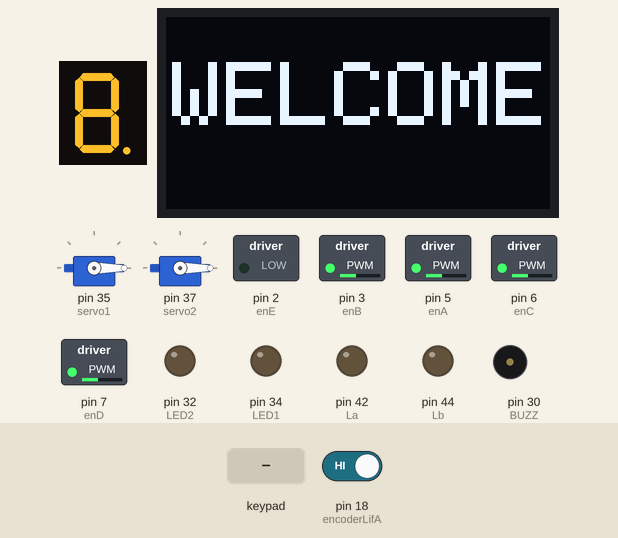
The sketch below on a simulated Arduino Mega 2560, built with avr-gcc and run on an emulated ATmega2560. Parts: 1-digit seven-segment display, 128×64 one-colour display, 2 × servo, switched loads named in the sketch (green lamp = pin HIGH), output pins drawn as LEDs (lit = HIGH), buzzer (waves = sounding, pin HIGH). Wiring (inferred from the names in the program): 1-digit 7-segment display, segments lit when LOW: segments pin 22, pin 24, pin 26, pin 28, pin 52, pin 50, pin 48, pin 46. The test bench sets the inputs (shaded band); at power-on: pin 18 (encoderLifA) HIGH. The segment pins are drawn as the display they are named for; pins used as bus, display or sensor lines are not drawn; what the sketch prints to the serial monitor is not drawn.

Above: at 1.2 s.
1.3 s: key '-' pressed
At 2.3 s:
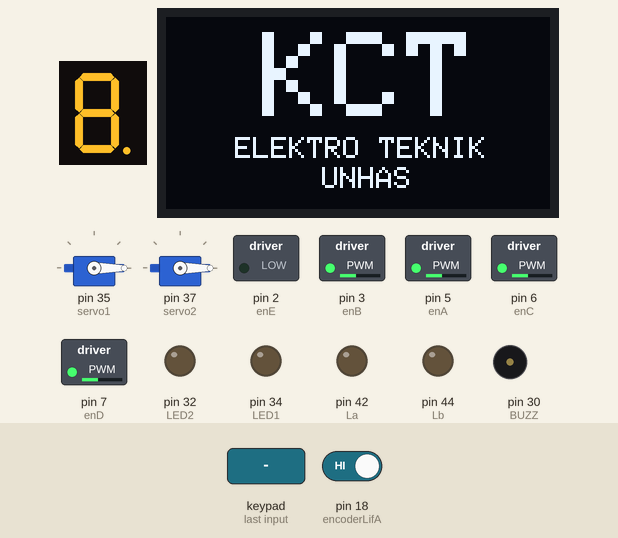
2.8 s: key 'U' pressed
At 3.9 s:
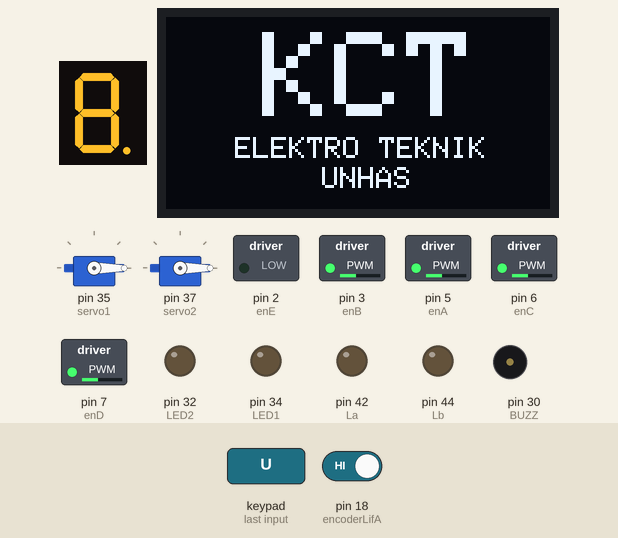
4.3 s: key 'D' pressed
At 4.52 s:
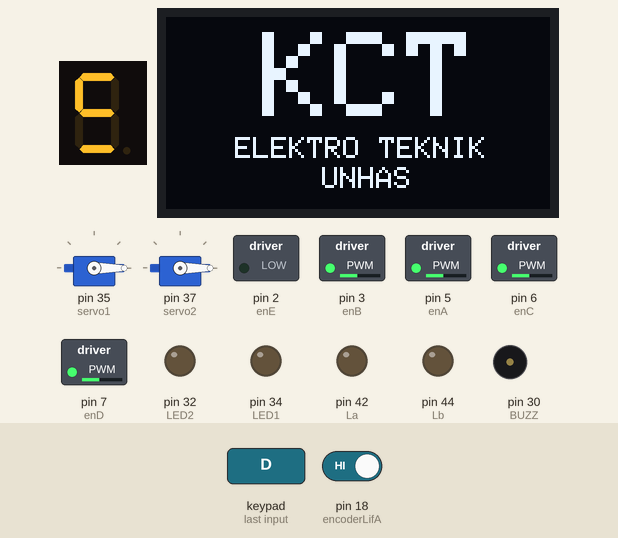
6.2 s: key 'L' pressed
At 6.44 s:
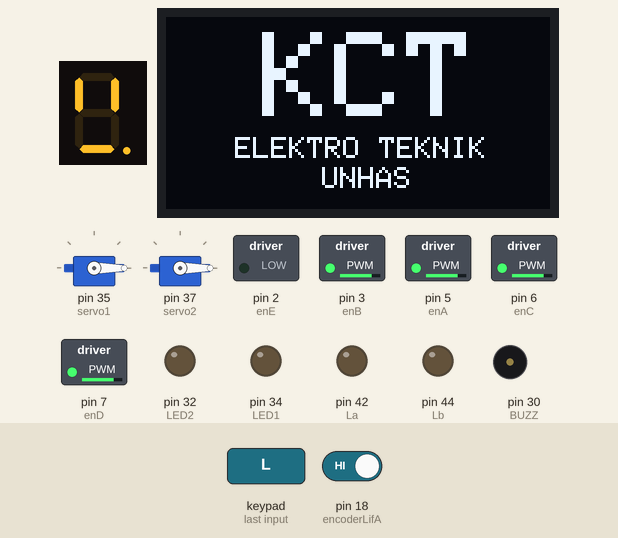
8.1 s: key 'R' pressed
At 8.31 s:
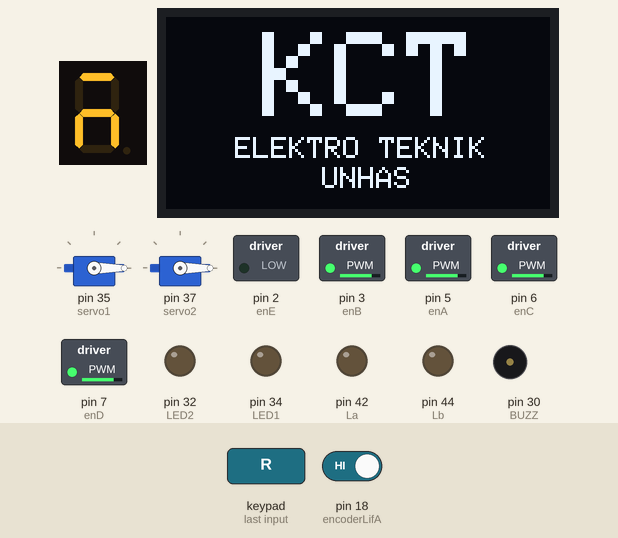
10.0 s: key 'X' pressed
At 10.22 s:
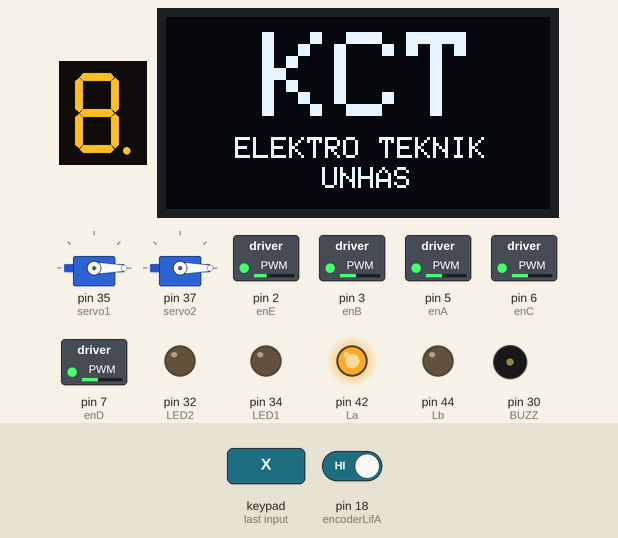
Timing chart, 0 to 12.9 s (numbered marks = the images above; inputs shaded):
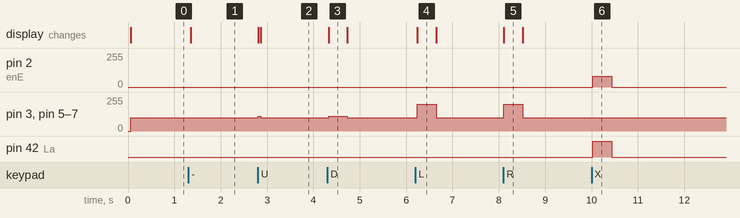

The sketch:

krtmi2.ino
```cpp
#include <Adafruit_GFX.h>
#include <Adafruit_GrayOLED.h>
#include <Adafruit_SPITFT.h>
#include <Adafruit_SPITFT_Macros.h>
#include <gfxfont.h>

#include <PS2X_lib.h>
#include <Servo.h>
PS2X ps2x;
Servo servo1;
Servo servo2;

//OLED
#include <Wire.h>
#include <Adafruit_GFX.h>
#include <Adafruit_SH1106.h>
#define OLED_RESET -1
Adafruit_SH1106 display(OLED_RESET);

//ps2
int error;
int capit = 0;
int rotasi = 0;
byte type = 0;
byte vibrate = 0;

//Motor
#define a 22  //Depan 41
#define b 24 //Depan 43
#define c 26  //Depan 45
#define d 28  //Depan47
#define enA 5 //Depan6
#define enB 3 //Depan7

#define e 52  //Belakang40
#define f 50  //Belakang42
#define g 48  //Belakang44
#define h 46  //Belakang46
#define enC 6 //Belakang2
#define enD 7 //Belakang3

//lifter
#define La 42
#define Lb 44
#define enE 2
const int encoderLifA = 18;
const int encoderLifB = 23;
long pulse_count;

//LED
#define LED1 34//LED1
#define LED2 32//LED2

//BUZZ
#define BUZZ 30//BUZZ
void setup()
{

  Serial.begin(57600);
  Serial.println("STRT");
  display.begin(SH1106_SWITCHCAPVCC, 0x3C);

  while (true) {
    error = ps2x.config_gamepad(13, 11, 10, 12, true, true);
    Serial.println("Error = " + String(error));
    if (error == 0){break;}
    else if (error == 1){Serial.println("No controller found");}
    else if (error > 1){ Serial.println("Controller found but not accepting commands");}
  }
    Serial.println("Found Controller, configured successful");
//OLED
  display.clearDisplay(); /* Clear display */
  display.setTextColor(WHITE);
  display.setTextSize(3); /* Select font size of text. Increases with size of argument. */
  display.setCursor(2,15);
  display.println("WELCOME");
  display.display();

  //Motor
  pinMode(a, OUTPUT);  pinMode(b, OUTPUT);  pinMode(c, OUTPUT);  pinMode(d, OUTPUT);
  pinMode(enA, OUTPUT); pinMode(enB, OUTPUT);

  pinMode(e, OUTPUT);  pinMode(f, OUTPUT);  pinMode(g, OUTPUT);  pinMode(h, OUTPUT);
  pinMode(enC, OUTPUT); pinMode(enD, OUTPUT);

  pinMode(La, OUTPUT); pinMode(Lb, OUTPUT); pinMode(enE, OUTPUT);

  //encoder lifter
  pinMode(encoderLifA, INPUT_PULLUP);
  pinMode(encoderLifB, INPUT_PULLUP);
  attachInterrupt(digitalPinToInterrupt(encoderLifA),pulse, RISING);

//Servo
  servo1.attach(35);
  servo2.attach(37);
  servo1.write(0);
  servo2.write(0);

//LED DAN BUZZ
  pinMode(LED1, OUTPUT); pinMode(LED2, OUTPUT); pinMode(BUZZ, OUTPUT);
}

void loop() {

  if (error == 1)
    return;

  else { //DualShock Controller
    gayaBatu();
    Lbatu();

    ps2x.read_gamepad(false, vibrate);
    if (ps2x.ButtonPressed(PSB_PAD_UP)) {
      Serial.print("Up");
      maju();
    }
    if (ps2x.Button(PSB_PAD_RIGHT)) {
      Serial.print("Right");
      kanan();
    }
    if (ps2x.Button(PSB_PAD_LEFT)) {
      Serial.print("LEFT");
      kiri();
      }
    }
    if (ps2x.Button(PSB_PAD_DOWN)) {
      Serial.print("DOWN");
      mundur();
    }
    //////////////////////////////////////////////////////////////////////////////////////////////////////////////////////
    if ( (ps2x.Analog(PSS_LY) < 55) && (ps2x.Analog(PSS_LX) > 98) && (ps2x.Analog(PSS_LX) < 158))                  //MAJU LEFT
    {
      maju();
      Serial.println("Maju");
    }
    if ( (ps2x.Analog(PSS_LY) > 200) && (ps2x.Analog(PSS_LX) > 98) && (ps2x.Analog(PSS_LX) < 158))                 //MUNDUR LEFT
    {
      mundur();
      Serial.println("Mundur");
    }
    if ( (ps2x.Analog(PSS_LY) > 60) && (ps2x.Analog(PSS_LY) < 200) && (ps2x.Analog(PSS_LX) > 200))                 //KANAN LEFT
    {
      kanan();
      Serial.println("Kanan");
    }
    if ( (ps2x.Analog(PSS_LY) > 60) && (ps2x.Analog(PSS_LY) < 200) && (ps2x.Analog(PSS_LX) < 55))                  //KIRI LEFT
    {
      kiri();
      Serial.println("Kiri");
    }
    /////////////////////////////////////////////////////////////////////////////////////////////////////////////////////
   if ( (ps2x.Analog(PSS_LY) < 55) && (ps2x.Analog(PSS_LX) > 200) )                  //SERONG KANAN ATAS LEFT
    {
      SerongKananAtas();
//      Serial.println("SerongKananAtas");
    }
   if ( (ps2x.Analog(PSS_LY) < 55) && (ps2x.Analog(PSS_LX) < 55) )                   //SERONG KIRI ATAS LEFT
    {
      SerongKiriAtas();
//      Serial.println("SerongKiriAtas");
    }
    if ( (ps2x.Analog(PSS_LY) > 200) && (ps2x.Analog(PSS_LX) < 55) )                  //SERONG KIRI BAWAH LEFT
    {
      SerongKiriBawah();
//      Serial.println("SerongKananBawah");
    }
    if ( (ps2x.Analog(PSS_LY) > 200) && (ps2x.Analog(PSS_LX) > 200) )                 //SERONG KANAN BAWAH LEFT
    {
      SerongKananBawah();
//      Serial.println("SerongKiriBawah");
    }
    /////////////////////////////////////////////////////////////////////////////////////////////////////////////////////
    if ( (ps2x.Analog(PSS_RY) > 98) && (ps2x.Analog(PSS_RY) < 158) && (ps2x.Analog(PSS_RX) > 200))                 //KANAN RIGHT
    {
      jam();
      Serial.println("JAM");
    }
        if ( (ps2x.Analog(PSS_RY) < 55) && (ps2x.Analog(PSS_RX) > 98) && (ps2x.Analog(PSS_RX) < 158))                  //MAJU LEFT
    {
      mutarBebas();
      Serial.println("Maju");
    }
    if ( (ps2x.Analog(PSS_RY) > 98) && (ps2x.Analog(PSS_RY) < 158) && (ps2x.Analog(PSS_RX) < 55))                  //KIRI RIGHT
    {
      balikjam();
      Serial.println("BalikJAM");
    }

    if (ps2x.ButtonPressed(PSB_L1))
    {
      Serial.print("L1");
      if (rotasi == 0) {
        servo1.write(0);
        rotasi = 1;
      }
      else {
        servo1.write(90);
        rotasi = 0;
      }
    }
    else if (ps2x.ButtonPressed(PSB_L2))
    {
    }
    if (ps2x.ButtonPressed(PSB_R1))
    {
      Serial.print("R1");
      if (capit == 0) {
        servo2.write(0);
        capit = 1;
       digitalWrite(LED1, HIGH);
       digitalWrite(LED2, HIGH);
       digitalWrite(BUZZ, HIGH);
      }
      else {
        servo2.write(50);
        capit = 0;
       digitalWrite(LED1, LOW);
       digitalWrite(LED2, LOW);
       digitalWrite(BUZZ, LOW);
//       while(pulse_count<=90)
//       {
//        Lnaik();
//       }
//        Lbatu();
//        pulse_count = 0;
      }
    }
    if (ps2x.Button(PSB_CROSS))
    {
      Serial.print("X");
        Lnaik();
    }
    if (ps2x.Button(PSB_CIRCLE))
    {
      Serial.print("O");
        Lturun();
    }

    if(ps2x.ButtonPressed(PSB_SQUARE)){
      //PERSEGI
      //Lnaik();
      while(pulse_count<=80)
       {
        Lnaik();
       }
        Lbatu();
        pulse_count = 0;
    }
    /* MODE LAMBAT MODE LAMBAT MODE LAMBAT MODE LAMBAT MODE LAMBAT MODE
 MODE LAMBAT MODE LAMBAT MODE LAMBAT MODE LAMBAT MODE LAMBAT MODE LAMBAT MODE LAMBAT*/
    //////////////////////////////////////////////////////////////////////////////////////////////////////////////////////
    if  (ps2x.Button(PSB_L2) && (ps2x.Analog(PSS_LY) < 55) && (ps2x.Analog(PSS_LX) > 98) && (ps2x.Analog(PSS_LX) < 158))                  //MAJU LEFT
    {
      lambatmaju();
      Serial.println("LAMaju");
    }
    if (ps2x.Button(PSB_L2) && (ps2x.Analog(PSS_LY) > 200) && (ps2x.Analog(PSS_LX) > 98) && (ps2x.Analog(PSS_LX) < 158))                 //MUNDUR LEFT
    {
      lambatmundur();
      Serial.println("LAMundur");
    }
    if (ps2x.Button(PSB_L2) && (ps2x.Analog(PSS_LY) > 98) && (ps2x.Analog(PSS_LY) < 158) && (ps2x.Analog(PSS_LX) > 200))                 //KANAN LEFT
    {
      lambatkanan();
      Serial.println("LAKanan");
    }
    if (ps2x.Button(PSB_L2) && (ps2x.Analog(PSS_LY) > 98) && (ps2x.Analog(PSS_LY) < 158) && (ps2x.Analog(PSS_LX) < 55))                  //KIRI LEFT
    {
      lambatkiri();
      Serial.println("LAKiri");
    }
    /////////////////////////////////////////////////////////////////////////////////////////////////////////////////////
//    if (ps2x.Button(PSB_R2) && (ps2x.Analog(PSS_LY) < 55) && (ps2x.Analog(PSS_LX) > 200) )                  //SERONG KANAN ATAS LEFT
//    {
//      LASerongKananAtas();
//      Serial.println("SerongKananAtas");
//    }
//    if (ps2x.Button(PSB_R2) && (ps2x.Analog(PSS_LY) < 55) && (ps2x.Analog(PSS_LX) < 55) )                   //SERONG KIRI ATAS LEFT
//    {
//      LASerongKiriAtas();
//      Serial.println("LASerongKiriAtas");
//    }
//    if (ps2x.Button(PSB_R2) && (ps2x.Analog(PSS_LY) > 200) && (ps2x.Analog(PSS_LX) < 55) )                  //SERONG KIRI BAWAH LEFT
//    {
//      LASerongKiriBawah();
//      Serial.println("LASerongKananBawah");
//    }
//    if (ps2x.Button(PSB_R2) && (ps2x.Analog(PSS_LY) > 200) && (ps2x.Analog(PSS_LX) > 200) )                 //SERONG KANAN BAWAH LEFT
//    {
//      LASerongKananBawah();
//      Serial.println("LASerongKiriBawah");
//
//    }
    if (ps2x.Button(PSB_L2) && (ps2x.Analog(PSS_RY) > 98) && (ps2x.Analog(PSS_RY) < 158) && (ps2x.Analog(PSS_RX) > 200))                 //KANAN RIGHT
    {
      lambatjam();
      Serial.println("LAJAM");
    }
    if (ps2x.Button(PSB_L2) && (ps2x.Analog(PSS_RY) > 98) && (ps2x.Analog(PSS_RY) < 158) && (ps2x.Analog(PSS_RX) < 55))                  //KIRI RIGHT
    {
      lambatbalikjam();
      Serial.println("LABalikJAM");
    }
    if(ps2x.ButtonPressed(PSB_SELECT)){
       Serial.println("KCT");
       display.clearDisplay(); /* Clear display */
       display.setTextColor(WHITE);
       display.setTextSize(4); /* Select font size of text. Increases with size of argument. */
       display.setCursor(32,5);
       display.println("KCT");
       display.setTextSize(1);
       display.setCursor(23,40);
       display.println("ELEKTRO TEKNIK");
       display.setCursor(52,50);
       display.println("UNHAS");
       display.display();
      }
     if(ps2x.ButtonPressed(PSB_START)){
      Serial.println("ELEKTRO");
        }
delay(50);
}
```

LIFTER.ino
```cpp
//void pulse(){
//  if(digitalRead (encoderLifB)){
//     pulse_count++;
//  }
//  else {
//    pulse_count++;
//  }
//}

void AturLift(int pwmE, bool HL9, bool HL10) {
  analogWrite(enE, pwmE); digitalWrite(La, HL9); digitalWrite(Lb, HL10);
}
void Lnaik() {
  AturLift(80, 1, 0);
}
void Lturun() {
  AturLift(180, 0, 1);
}
void Lbatu() {
  AturLift(0, 0, 0);
}

void pulse(){
  if(digitalRead (encoderLifB)){
     pulse_count++;
  }
  else {
    pulse_count++;
  }
}
```

Source omitted: Motor_cepat.ino (data table, 2445 bytes), Motor_lambat.ino (data table, 824 bytes)

Measured:
- after the input at 1.3 s, the display: changes after 0.05 s (image 1)
- after the input at 2.8 s, pin 3 (enB), pin 5 (enA), pin 6 (enC), pin 7 (enD): 100/255 → 110/255 at once, → 100/255 0.05 s later; the display: first changes at once (image 2 shows a later state)
- after the input at 4.3 s, pin 3 (enB), pin 5 (enA), pin 6 (enC), pin 7 (enD): 100/255 → 110/255 at once, → 100/255 0.40 s later; the display: changes at once (image 3)
- after the input at 6.2 s, pin 3 (enB), pin 5 (enA), pin 6 (enC), pin 7 (enD): 100/255 → 200/255 at once, → 100/255 0.40 s later; the display: changes at once (image 4)
- after the input at 8.1 s, pin 3 (enB), pin 5 (enA), pin 6 (enC), pin 7 (enD): 100/255 → 200/255 at once, → 100/255 0.40 s later; the display: changes at once (image 5)
- after the input at 10.0 s, pin 2 (enE): 0/255 → 80/255 at once, → 0/255 0.40 s later; pin 42 (La): LOW → HIGH at once, → LOW 0.40 s later
- what the display in image 3 shows lasts 0.4 s, from 4.3 s to 4.7 s
